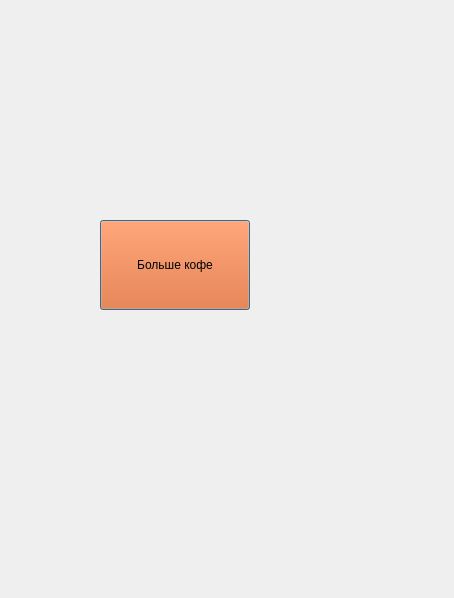
<?xml version="1.0" encoding="UTF-8"?>
<ui version="4.0">
 <class>Dialog</class>
 <widget class="QDialog" name="Dialog">
  <property name="geometry">
   <rect>
    <x>0</x>
    <y>0</y>
    <width>454</width>
    <height>598</height>
   </rect>
  </property>
  <property name="windowTitle">
   <string>Dialog</string>
  </property>
  <widget class="QPushButton" name="pushButton">
   <property name="geometry">
    <rect>
     <x>100</x>
     <y>220</y>
     <width>150</width>
     <height>90</height>
    </rect>
   </property>
   <property name="styleSheet">
    <string notr="true">background-color: rgb(255, 85, 0);</string>
   </property>
   <property name="text">
    <string>Больше кофе</string>
   </property>
  </widget>
 </widget>
 <resources/>
 <connections/>
</ui>
